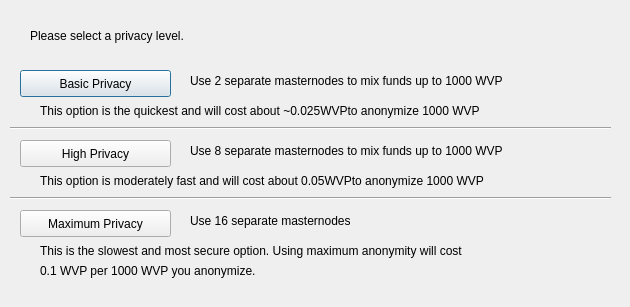
<?xml version="1.0" encoding="UTF-8"?>
<ui version="4.0">
 <class>DarksendConfig</class>
 <widget class="QDialog" name="DarksendConfig">
  <property name="geometry">
   <rect>
    <x>0</x>
    <y>0</y>
    <width>630</width>
    <height>307</height>
   </rect>
  </property>
  <property name="windowTitle">
   <string>Configure Darksend</string>
  </property>
  <widget class="QPushButton" name="buttonBasic">
   <property name="geometry">
    <rect>
     <x>20</x>
     <y>70</y>
     <width>151</width>
     <height>27</height>
    </rect>
   </property>
   <property name="text">
    <string>Basic Privacy</string>
   </property>
  </widget>
  <widget class="QPushButton" name="buttonHigh">
   <property name="geometry">
    <rect>
     <x>20</x>
     <y>140</y>
     <width>151</width>
     <height>27</height>
    </rect>
   </property>
   <property name="text">
    <string>High Privacy</string>
   </property>
  </widget>
  <widget class="QPushButton" name="buttonMax">
   <property name="geometry">
    <rect>
     <x>20</x>
     <y>210</y>
     <width>151</width>
     <height>27</height>
    </rect>
   </property>
   <property name="text">
    <string>Maximum Privacy</string>
   </property>
  </widget>
  <widget class="QLabel" name="label">
   <property name="geometry">
    <rect>
     <x>30</x>
     <y>20</y>
     <width>571</width>
     <height>31</height>
    </rect>
   </property>
   <property name="text">
    <string>Please select a privacy level.</string>
   </property>
  </widget>
  <widget class="QLabel" name="label_2">
   <property name="geometry">
    <rect>
     <x>190</x>
     <y>70</y>
     <width>421</width>
     <height>21</height>
    </rect>
   </property>
   <property name="text">
    <string>Use 2 separate masternodes to mix funds up to 1000 WVP</string>
   </property>
  </widget>
  <widget class="QLabel" name="label_3">
   <property name="geometry">
    <rect>
     <x>190</x>
     <y>140</y>
     <width>411</width>
     <height>21</height>
    </rect>
   </property>
   <property name="text">
    <string>Use 8 separate masternodes to mix funds up to 1000 WVP</string>
   </property>
  </widget>
  <widget class="QLabel" name="label_4">
   <property name="geometry">
    <rect>
     <x>190</x>
     <y>210</y>
     <width>421</width>
     <height>21</height>
    </rect>
   </property>
   <property name="text">
    <string>Use 16 separate masternodes</string>
   </property>
  </widget>
  <widget class="QLabel" name="label_6">
   <property name="geometry">
    <rect>
     <x>40</x>
     <y>100</y>
     <width>561</width>
     <height>21</height>
    </rect>
   </property>
   <property name="text">
    <string>This option is the quickest and will cost about ~0.025WVPto anonymize 1000 WVP</string>
   </property>
  </widget>
  <widget class="QLabel" name="label_7">
   <property name="geometry">
    <rect>
     <x>40</x>
     <y>170</y>
     <width>561</width>
     <height>21</height>
    </rect>
   </property>
   <property name="text">
    <string>This option is moderately fast and will cost about 0.05WVPto anonymize 1000 WVP</string>
   </property>
  </widget>
  <widget class="QLabel" name="label_8">
   <property name="geometry">
    <rect>
     <x>40</x>
     <y>240</y>
     <width>561</width>
     <height>21</height>
    </rect>
   </property>
   <property name="text">
    <string>This is the slowest and most secure option. Using maximum anonymity will cost</string>
   </property>
  </widget>
  <widget class="QLabel" name="label_9">
   <property name="geometry">
    <rect>
     <x>40</x>
     <y>260</y>
     <width>561</width>
     <height>21</height>
    </rect>
   </property>
   <property name="text">
    <string>0.1 WVP per 1000 WVP you anonymize.</string>
   </property>
  </widget>
  <widget class="Line" name="line">
   <property name="geometry">
    <rect>
     <x>10</x>
     <y>120</y>
     <width>601</width>
     <height>16</height>
    </rect>
   </property>
   <property name="orientation">
    <enum>Qt::Horizontal</enum>
   </property>
  </widget>
  <widget class="Line" name="line_2">
   <property name="geometry">
    <rect>
     <x>10</x>
     <y>190</y>
     <width>601</width>
     <height>16</height>
    </rect>
   </property>
   <property name="orientation">
    <enum>Qt::Horizontal</enum>
   </property>
  </widget>
 </widget>
 <resources/>
 <connections/>
</ui>
